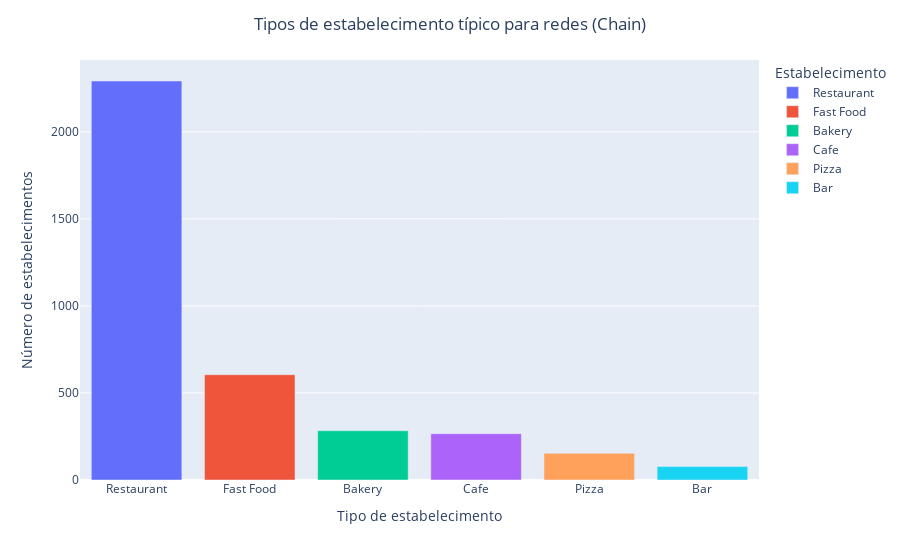

The notebook cell saved with this chart:
### Markdown cell above
##### <a id="23">Tipos de estabelecimento típico para redes</a>

### Code cell
# filter
df_chain_true = df[df['chain'] == True]

# group by type
df_group_chain_obtype = df_chain_true.groupby(
    'object_type')['object_type'].count().sort_values(ascending=False)

# plot
fig = px.bar(df_group_chain_obtype, x=df_group_chain_obtype.index,
             y=df_group_chain_obtype.values, color=df_group_chain_obtype.index)
fig.update_layout(
    title="Tipos de estabelecimento típico para redes (Chain)",
    xaxis_title="Tipo de estabelecimento",
    yaxis_title="Número de estabelecimentos",
    title_x=0.5,  # Centraliza o título
    legend_title="Estabelecimento"
)

fig.show()

### Figure 1 — Plotly figure (JSON) as saved in the notebook; plotly's stock layout.template omitted (floating-point values rounded to 4 significant figures)
{"data": [{"alignmentgroup": "True", "hovertemplate": "index=%{x}<br>y=%{y}<extra></extra>", "legendgroup": "Restaurant", "marker": {"color": "#636efa", "pattern": {"shape": ""}}, "name": "Restaurant", "offsetgroup": "Restaurant", "orientation": "v", "showlegend": true, "textposition": "auto", "type": "bar", "x": ["Restaurant"], "xaxis": "x", "y": [2292], "yaxis": "y"}, {"alignmentgroup": "True", "hovertemplate": "index=%{x}<br>y=%{y}<extra></extra>", "legendgroup": "Fast Food", "marker": {"color": "#EF553B", "pattern": {"shape": ""}}, "name": "Fast Food", "offsetgroup": "Fast Food", "orientation": "v", "showlegend": true, "textposition": "auto", "type": "bar", "x": ["Fast Food"], "xaxis": "x", "y": [605], "yaxis": "y"}, {"alignmentgroup": "True", "hovertemplate": "index=%{x}<br>y=%{y}<extra></extra>", "legendgroup": "Bakery", "marker": {"color": "#00cc96", "pattern": {"shape": ""}}, "name": "Bakery", "offsetgroup": "Bakery", "orientation": "v", "showlegend": true, "textposition": "auto", "type": "bar", "x": ["Bakery"], "xaxis": "x", "y": [283], "yaxis": "y"}, {"alignmentgroup": "True", "hovertemplate": "index=%{x}<br>y=%{y}<extra></extra>", "legendgroup": "Cafe", "marker": {"color": "#ab63fa", "pattern": {"shape": ""}}, "name": "Cafe", "offsetgroup": "Cafe", "orientation": "v", "showlegend": true, "textposition": "auto", "type": "bar", "x": ["Cafe"], "xaxis": "x", "y": [266], "yaxis": "y"}, {"alignmentgroup": "True", "hovertemplate": "index=%{x}<br>y=%{y}<extra></extra>", "legendgroup": "Pizza", "marker": {"color": "#FFA15A", "pattern": {"shape": ""}}, "name": "Pizza", "offsetgroup": "Pizza", "orientation": "v", "showlegend": true, "textposition": "auto", "type": "bar", "x": ["Pizza"], "xaxis": "x", "y": [153], "yaxis": "y"}, {"alignmentgroup": "True", "hovertemplate": "index=%{x}<br>y=%{y}<extra></extra>", "legendgroup": "Bar", "marker": {"color": "#19d3f3", "pattern": {"shape": ""}}, "name": "Bar", "offsetgroup": "Bar", "orientation": "v", "showlegend": true, "textposition": "auto", "type": "bar", "x": ["Bar"], "xaxis": "x", "y": [77], "yaxis": "y"}], "layout": {"barmode": "relative", "legend": {"title": {"text": "Estabelecimento"}, "tracegroupgap": 0}, "margin": {"t": 60}, "title": {"text": "Tipos de estabelecimento típico para redes (Chain)", "x": 0.5}, "xaxis": {"anchor": "y", "categoryarray": ["Restaurant", "Fast Food", "Bakery", "Cafe", "Pizza", "Bar"], "categoryorder": "array", "domain": [0, 1], "title": {"text": "Tipo de estabelecimento"}}, "yaxis": {"anchor": "x", "domain": [0, 1], "title": {"text": "Número de estabelecimentos"}}}}
